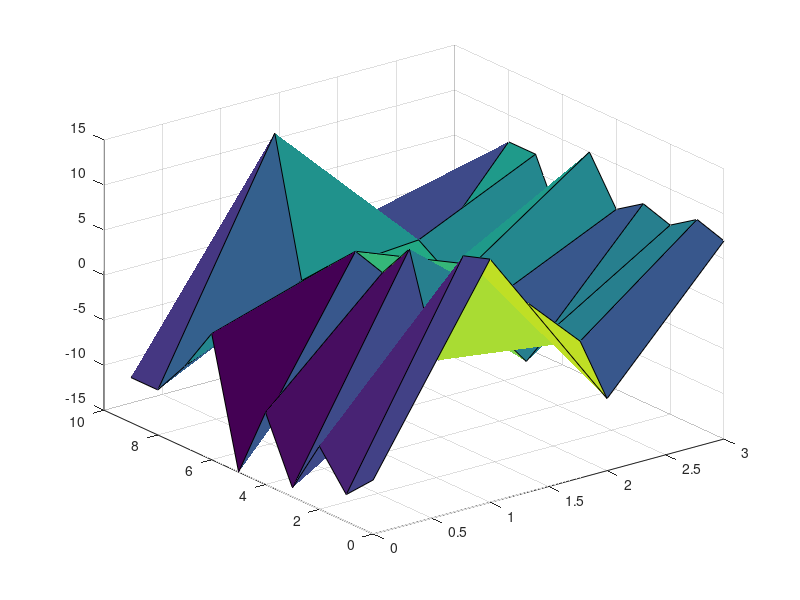

MATLAB code for this plot:
%Tiny Baby Feedforward Network
weights=randi([-5,6],8,4);
outputs=[];
for Z = 1:10
    inputs=randi([0,1],8,1);
    output=inputs'*weights;
    outputs=[outputs;output];
end
outputs=vertcat(outputs);
x=0:3;
y=0:9;
[xs,ys]=meshgrid(x,y);
surf(xs,ys,outputs)
